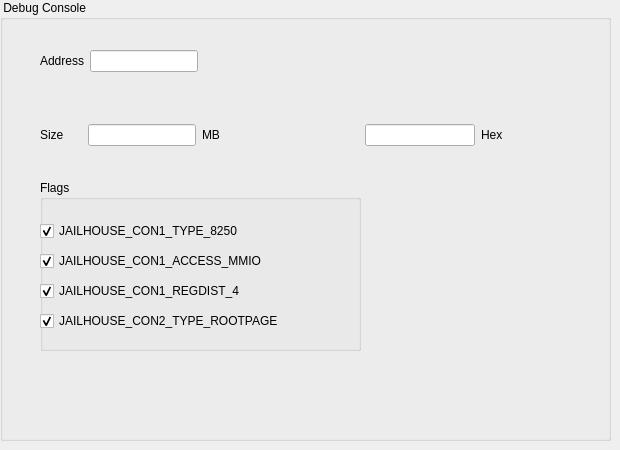
    <widget class="QWidget" name="tab_DC">
     <attribute name="title">
      <string>Debug Console</string>
     </attribute>
     <widget class="QGroupBox" name="groupBox">
      <property name="geometry">
       <rect>
        <x>0</x>
        <y>0</y>
        <width>611</width>
        <height>441</height>
       </rect>
      </property>
      <property name="title">
       <string> Debug Console</string>
      </property>
      <widget class="QWidget" name="layoutWidget">
       <property name="geometry">
        <rect>
         <x>40</x>
         <y>50</y>
         <width>463</width>
         <height>96</height>
        </rect>
       </property>
       <layout class="QHBoxLayout" name="horizontalLayout_31">
        <item>
         <layout class="QVBoxLayout" name="verticalLayout_9">
          <item>
           <layout class="QHBoxLayout" name="horizontalLayout_30">
            <item>
             <layout class="QHBoxLayout" name="horizontalLayout_3">
              <item>
               <widget class="QLabel" name="label_3">
                <property name="text">
                 <string>Address</string>
                </property>
               </widget>
              </item>
              <item>
               <widget class="QLineEdit" name="lineEdit_Address_DebugConsole"/>
              </item>
             </layout>
            </item>
            <item>
             <spacer name="horizontalSpacer_16">
              <property name="orientation">
               <enum>Qt::Horizontal</enum>
              </property>
              <property name="sizeHint" stdset="0">
               <size>
                <width>13</width>
                <height>18</height>
               </size>
              </property>
             </spacer>
            </item>
           </layout>
          </item>
          <item>
           <spacer name="verticalSpacer_8">
            <property name="orientation">
             <enum>Qt::Vertical</enum>
            </property>
            <property name="sizeHint" stdset="0">
             <size>
              <width>20</width>
              <height>18</height>
             </size>
            </property>
           </spacer>
          </item>
          <item>
           <layout class="QHBoxLayout" name="horizontalLayout_28">
            <item>
             <layout class="QHBoxLayout" name="horizontalLayout_4">
              <item>
               <widget class="QLabel" name="label_4">
                <property name="text">
                 <string>Size</string>
                </property>
               </widget>
              </item>
              <item>
               <spacer name="horizontalSpacer_2">
                <property name="orientation">
                 <enum>Qt::Horizontal</enum>
                </property>
                <property name="sizeHint" stdset="0">
                 <size>
                  <width>18</width>
                  <height>20</height>
                 </size>
                </property>
               </spacer>
              </item>
              <item>
               <widget class="QLineEdit" name="lineEdit_Size_DC"/>
              </item>
             </layout>
            </item>
            <item>
             <widget class="QLabel" name="label_15">
              <property name="text">
               <string>MB</string>
              </property>
             </widget>
            </item>
           </layout>
          </item>
         </layout>
        </item>
        <item>
         <spacer name="horizontalSpacer_17">
          <property name="orientation">
           <enum>Qt::Horizontal</enum>
          </property>
          <property name="sizeHint" stdset="0">
           <size>
            <width>28</width>
            <height>20</height>
           </size>
          </property>
         </spacer>
        </item>
        <item>
         <layout class="QVBoxLayout" name="verticalLayout_10">
          <item>
           <spacer name="verticalSpacer_9">
            <property name="orientation">
             <enum>Qt::Vertical</enum>
            </property>
            <property name="sizeHint" stdset="0">
             <size>
              <width>20</width>
              <height>48</height>
             </size>
            </property>
           </spacer>
          </item>
          <item>
           <layout class="QHBoxLayout" name="horizontalLayout_29">
            <item>
             <widget class="QLineEdit" name="lineEdit_Size_Hex_value_DC"/>
            </item>
            <item>
             <widget class="QLabel" name="label_30">
              <property name="text">
               <string>Hex</string>
              </property>
             </widget>
            </item>
           </layout>
          </item>
         </layout>
        </item>
       </layout>
      </widget>
      <widget class="QGroupBox" name="groupBox_Flags_DebugConsole">
       <property name="geometry">
        <rect>
         <x>40</x>
         <y>180</y>
         <width>321</width>
         <height>171</height>
        </rect>
       </property>
       <property name="title">
        <string>Flags</string>
       </property>
       <widget class="QCheckBox" name="checkBox_4">
        <property name="geometry">
         <rect>
          <x>0</x>
          <y>130</y>
          <width>291</width>
          <height>22</height>
         </rect>
        </property>
        <property name="text">
         <string>JAILHOUSE_CON2_TYPE_ROOTPAGE</string>
        </property>
        <property name="checked">
         <bool>true</bool>
        </property>
       </widget>
       <widget class="QCheckBox" name="checkBox_2">
        <property name="geometry">
         <rect>
          <x>0</x>
          <y>70</y>
          <width>271</width>
          <height>22</height>
         </rect>
        </property>
        <property name="text">
         <string>JAILHOUSE_CON1_ACCESS_MMIO </string>
        </property>
        <property name="checked">
         <bool>true</bool>
        </property>
       </widget>
       <widget class="QCheckBox" name="checkBox_3">
        <property name="geometry">
         <rect>
          <x>0</x>
          <y>100</y>
          <width>241</width>
          <height>22</height>
         </rect>
        </property>
        <property name="text">
         <string>JAILHOUSE_CON1_REGDIST_4</string>
        </property>
        <property name="checked">
         <bool>true</bool>
        </property>
       </widget>
       <widget class="QCheckBox" name="checkBox">
        <property name="geometry">
         <rect>
          <x>0</x>
          <y>40</y>
          <width>241</width>
          <height>22</height>
         </rect>
        </property>
        <property name="text">
         <string>JAILHOUSE_CON1_TYPE_8250</string>
        </property>
        <property name="checked">
         <bool>true</bool>
        </property>
       </widget>
      </widget>
     </widget>
    </widget>
